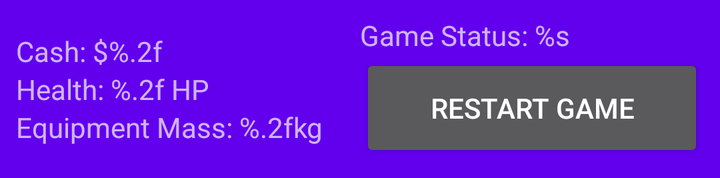
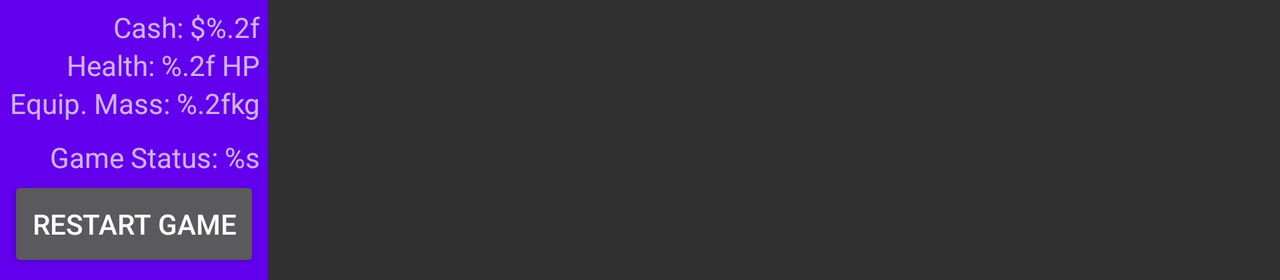

One screen, two layout resources from the same app: the default and the repository's alternative for another configuration. Each is rendered where Android would select it; the XML of both is given below.
<!-- AndroidManifest.xml: application theme AppTheme -->
<!-- res/layout/status_bar.xml -->
<?xml version="1.0" encoding="utf-8"?>
<LinearLayout xmlns:app="http://schemas.android.com/apk/res-auto"
    xmlns:android="http://schemas.android.com/apk/res/android"
    xmlns:tools="http://schemas.android.com/tools"
    android:layout_width="match_parent"
    android:layout_height="wrap_content"
    android:background="?android:attr/colorPrimary"
    android:baselineAligned="false"
    android:orientation="horizontal"
    app:layout_constraintBottom_toBottomOf="parent"
    app:layout_constraintEnd_toEndOf="parent"
    app:layout_constraintStart_toStartOf="parent"
    tools:showIn="@layout/activity_navigation">

    <LinearLayout
        android:layout_width="0dip"
        android:layout_height="wrap_content"
        android:layout_marginBottom="16dp"
        android:layout_marginStart="8dp"
        android:layout_marginTop="16dp"
        android:layout_weight="0.5"
        android:gravity="top"
        android:orientation="vertical"
        app:layout_constraintBottom_toBottomOf="parent"
        app:layout_constraintEnd_toEndOf="parent"
        app:layout_constraintHorizontal_bias="0.0"
        app:layout_constraintStart_toStartOf="parent"
        app:layout_constraintTop_toTopOf="parent"
        app:layout_constraintVertical_bias="1.0">

        <TextView
            android:id="@+id/textCash"
            android:layout_width="match_parent"
            android:layout_height="wrap_content"
            android:text="@string/status_cash" />

        <TextView
            android:id="@+id/textHealth"
            android:layout_width="match_parent"
            android:layout_height="wrap_content"
            android:text="@string/status_health" />

        <TextView
            android:id="@+id/textEquipmentMass"
            android:layout_width="match_parent"
            android:layout_height="wrap_content"
            android:text="@string/status_mass_full" />

    </LinearLayout>

    <LinearLayout
        android:layout_width="0dip"
        android:layout_height="match_parent"
        android:layout_marginBottom="8dp"
        android:layout_marginEnd="8dp"
        android:layout_marginTop="8dp"
        android:layout_weight="0.5"
        android:orientation="vertical"
        android:visibility="visible">

        <TextView
            android:id="@+id/textGameStatus"
            android:layout_width="match_parent"
            android:layout_height="wrap_content"
            android:text="@string/game_status" />

        <Button
            android:id="@+id/buttonRestart"
            android:layout_width="match_parent"
            android:layout_height="match_parent"
            android:text="@string/restart" />

    </LinearLayout>
</LinearLayout>
<!-- res/layout/activity_navigation.xml (included above) -->
<?xml version="1.0" encoding="utf-8"?>
<android.support.constraint.ConstraintLayout xmlns:android="http://schemas.android.com/apk/res/android"
    xmlns:app="http://schemas.android.com/apk/res-auto"
    xmlns:tools="http://schemas.android.com/tools"
    android:id="@+id/constraintLayout"
    android:layout_width="match_parent"
    android:layout_height="match_parent"
    android:backgroundTint="@android:color/darker_gray"
    android:backgroundTintMode="multiply"
    tools:context=".NavigationActivity">

    <ImageView
        android:id="@+id/areaBackground"
        android:layout_width="0dp"
        android:layout_height="0dp"
        android:scaleType="fitCenter"
        android:src="@drawable/ic_building1"
        android:tint="?attr/colorBackgroundFloating"
        android:tintMode="multiply"
        app:layout_constraintBottom_toTopOf="@+id/statusBar"
        app:layout_constraintEnd_toEndOf="parent"
        app:layout_constraintStart_toStartOf="parent"
        app:layout_constraintTop_toTopOf="parent" />

    <Button
        android:id="@+id/buttonNorth"
        android:layout_width="wrap_content"
        android:layout_height="wrap_content"
        android:enabled="false"
        android:text="@string/direction_north"
        app:layout_constraintBottom_toTopOf="@+id/centre_container"
        app:layout_constraintEnd_toEndOf="parent"
        app:layout_constraintStart_toStartOf="parent"
        app:layout_constraintTop_toTopOf="parent" />

    <Button
        android:id="@+id/buttonEast"
        android:layout_width="wrap_content"
        android:layout_height="wrap_content"
        android:layout_marginEnd="8dp"
        android:enabled="false"
        android:text="@string/direction_east"
        app:layout_constraintBottom_toTopOf="@+id/statusBar"
        app:layout_constraintEnd_toEndOf="parent"
        app:layout_constraintTop_toTopOf="parent" />

    <Button
        android:id="@+id/buttonSouth"
        android:layout_width="wrap_content"
        android:layout_height="wrap_content"
        android:enabled="false"
        android:text="@string/direction_south"
        app:layout_constraintBottom_toTopOf="@+id/statusBar"
        app:layout_constraintEnd_toEndOf="parent"
        app:layout_constraintStart_toStartOf="parent"
        app:layout_constraintTop_toBottomOf="@+id/centre_container" />

    <Button
        android:id="@+id/buttonWest"
        android:layout_width="wrap_content"
        android:layout_height="wrap_content"
        android:layout_marginStart="8dp"
        android:enabled="false"
        android:text="@string/direction_west"
        app:layout_constraintBottom_toTopOf="@+id/statusBar"
        app:layout_constraintStart_toStartOf="parent"
        app:layout_constraintTop_toTopOf="parent" />

    <FrameLayout
        android:id="@+id/statusBar"
        android:layout_width="0dp"
        android:layout_height="wrap_content"
        app:layout_constraintBottom_toBottomOf="parent"
        app:layout_constraintEnd_toEndOf="parent"
        app:layout_constraintStart_toStartOf="parent" />

    <LinearLayout
        android:id="@+id/centre_container"
        android:layout_width="0dp"
        android:layout_height="wrap_content"
        android:divider="?attr/dividerVertical"
        android:gravity="center"
        android:orientation="vertical"
        app:layout_constraintBottom_toTopOf="@+id/buttonSouth"
        app:layout_constraintEnd_toStartOf="@+id/buttonEast"
        app:layout_constraintStart_toEndOf="@+id/buttonWest"
        app:layout_constraintTop_toBottomOf="@+id/buttonNorth">

        <FrameLayout
            android:id="@+id/area_info"
            android:layout_width="match_parent"
            android:layout_height="match_parent"
            android:divider="?attr/dividerVertical"
            android:orientation="vertical">

        </FrameLayout>

        <Button
            android:id="@+id/buttonAreaOptions"
            android:layout_width="128dp"
            android:layout_height="wrap_content"
            android:text="@string/area_options" />

        <Button
            android:id="@+id/buttonOverview"
            android:layout_width="128dp"
            android:layout_height="wrap_content"
            android:text="@string/area_overview" />

    </LinearLayout>

</android.support.constraint.ConstraintLayout>
<!-- resources referenced by this layout -->
<resources>
  <string name="area_options">Options</string>
  <string name="area_overview">Overview</string>
  <string name="direction_east">East</string>
  <string name="direction_north">North</string>
  <string name="direction_south">South</string>
  <string name="direction_west">West</string>
  <string name="game_status">Game Status: %s</string>
  <string name="restart">Restart Game</string>
  <string name="status_cash">Cash: $%.2f</string>
  <string name="status_health">Health: %.2f HP</string>
  <string name="status_mass_full">Equipment Mass: %.2fkg</string>
  <style name="AppTheme" parent="Theme.AppCompat.NoActionBar">
          
          <item name="colorPrimary">@color/colorPrimary</item>
          <item name="colorPrimaryDark">@color/colorPrimaryDark</item>
          <item name="colorAccent">@color/colorAccent</item>
          <item name="android:windowAnimationStyle">@style/WindowAnimationStyle</item>
      </style>
  <style name="WindowAnimationStyle">
          <item name="android:windowEnterAnimation">@android:anim/fade_in</item>
          <item name="android:windowExitAnimation">@android:anim/fade_out</item>
      </style>
</resources>
<!-- res/layout-land/status_bar.xml (the repository's variant of the layout above) -->
<!-- drawn on the phone turned sideways -->
<?xml version="1.0" encoding="utf-8"?>
<LinearLayout xmlns:android="http://schemas.android.com/apk/res/android"
    xmlns:app="http://schemas.android.com/apk/res-auto"
    xmlns:tools="http://schemas.android.com/tools"
    android:layout_width="wrap_content"
    android:layout_height="wrap_content"
    android:background="?android:attr/colorPrimary"
    android:baselineAligned="false"
    android:orientation="vertical"
    app:layout_constraintBottom_toBottomOf="parent"
    app:layout_constraintEnd_toEndOf="parent"
    app:layout_constraintStart_toStartOf="parent"
    tools:showIn="@layout/activity_navigation">

    <LinearLayout
        android:layout_width="match_parent"
        android:layout_height="wrap_content"
        android:layout_margin="4dp"
        android:layout_weight="0.5"
        android:gravity="left|center_vertical"
        android:orientation="vertical"
        app:layout_constraintBottom_toBottomOf="parent"
        app:layout_constraintEnd_toEndOf="parent"
        app:layout_constraintHorizontal_bias="0.0"
        app:layout_constraintStart_toStartOf="parent"
        app:layout_constraintTop_toTopOf="parent"
        app:layout_constraintVertical_bias="1.0">

        <TextView
            android:id="@+id/textCash"
            android:layout_width="match_parent"
            android:layout_height="wrap_content"
            android:text="@string/status_cash"
            android:textAlignment="textEnd" />

        <TextView
            android:id="@+id/textHealth"
            android:layout_width="match_parent"
            android:layout_height="wrap_content"
            android:text="@string/status_health"
            android:textAlignment="textEnd" />

        <TextView
            android:id="@+id/textEquipmentMass"
            android:layout_width="match_parent"
            android:layout_height="wrap_content"
            android:text="@string/status_mass"
            android:textAlignment="textEnd" />

    </LinearLayout>

    <LinearLayout
        android:layout_width="match_parent"
        android:layout_height="wrap_content"
        android:layout_margin="4dp"
        android:layout_weight="0.5"
        android:gravity="center"
        android:orientation="vertical"
        android:visibility="visible">

        <TextView
            android:id="@+id/textGameStatus"
            android:layout_width="match_parent"
            android:layout_height="wrap_content"
            android:text="@string/game_status"
            android:textAlignment="textEnd" />

        <Button
            android:id="@+id/buttonRestart"
            android:layout_width="match_parent"
            android:layout_height="wrap_content"
            android:text="@string/restart"
            android:textAlignment="center" />

    </LinearLayout>
</LinearLayout>
<!-- resources referenced by the variant -->
<!-- as the phone turned sideways resolves them -->
<resources>
  <string name="area_options">Options</string>
  <string name="area_overview">Overview</string>
  <string name="direction_east">East</string>
  <string name="direction_north">North</string>
  <string name="direction_south">South</string>
  <string name="direction_west">West</string>
  <string name="game_status">Game Status: %s</string>
  <string name="restart">Restart Game</string>
  <string name="status_cash">Cash: $%.2f</string>
  <string name="status_health">Health: %.2f HP</string>
  <string name="status_mass">Equip. Mass: %.2fkg</string>
  <style name="AppTheme" parent="Theme.AppCompat.NoActionBar">
          
          <item name="colorPrimary">@color/colorPrimary</item>
          <item name="colorPrimaryDark">@color/colorPrimaryDark</item>
          <item name="colorAccent">@color/colorAccent</item>
          <item name="android:windowAnimationStyle">@style/WindowAnimationStyle</item>
      </style>
  <style name="WindowAnimationStyle">
          <item name="android:windowEnterAnimation">@android:anim/fade_in</item>
          <item name="android:windowExitAnimation">@android:anim/fade_out</item>
      </style>
</resources>
